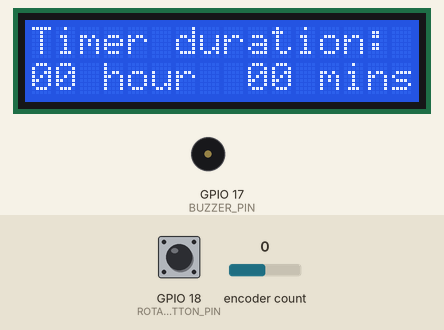
Recording of a sketch running on a simulated ESP32. On the bench: 16×2 character LCD, buzzer (waves = sounding, pin HIGH). The test bench sets the inputs (shaded band); at power-on: encoder count 0, GPIO 18 (ROTARY_ENCODER_BUTTON_PIN) HIGH.

Above: at 1.2 s.
1.3 s: encoder count set to 1
At 2.5 s:
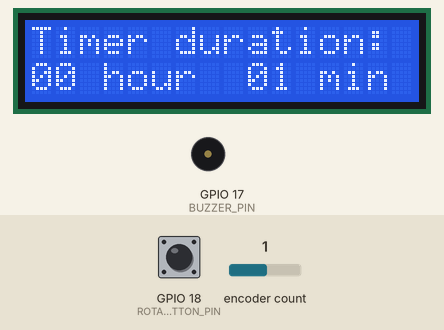
2.8 s: encoder count set to 2
At 3.8 s:
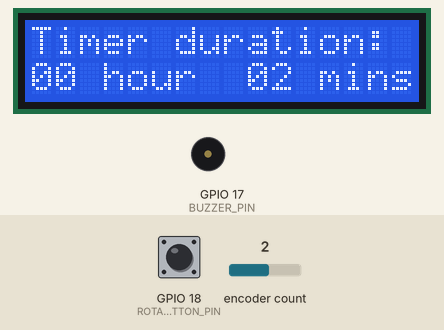
4.3 s: encoder count set to 3
At 4.9 s:
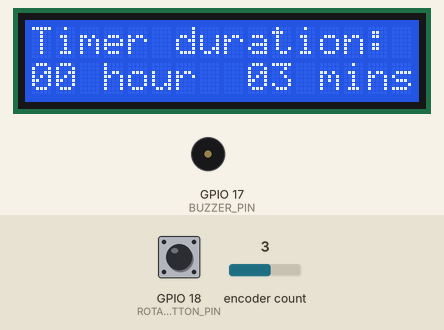
5.8 s: GPIO 18 (ROTARY_ENCODER_BUTTON_PIN) pulsed LOW 5 times (0.12 s each, 0.3 s apart)
At 7.8 s:
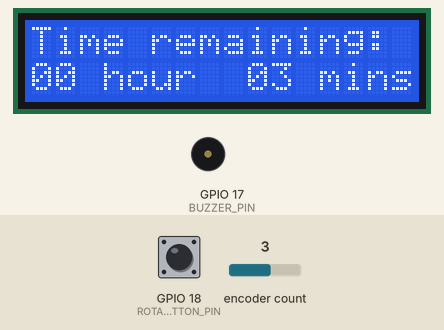
Timing chart, 0 to 9.3 s (numbered marks = the images above; inputs shaded):
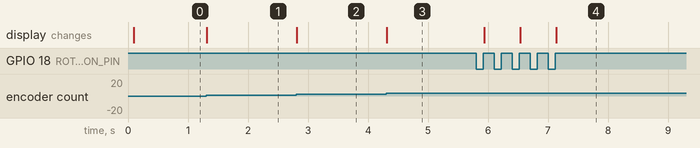

Measured:
- after the input at 1.3 s, the display: changes at once (image 1)
- after the input at 2.8 s, the display: changes at once (image 2)
- after the input at 4.3 s, the display: changes at once (image 3)
- after the input at 5.8 s, the display: changes after 0.14 s (image 4)

The sketch:

sketch_jul11a.ino
```cpp
// For display
#include <LiquidCrystal_I2C.h>
// For Rotary Encoder
#include "AiEsp32RotaryEncoder.h"
#include "Arduino.h"
#include <arduino-timer.h>

// Rotary encoder defines
#define ROTARY_ENCODER_A_PIN 19
#define ROTARY_ENCODER_B_PIN 16
#define ROTARY_ENCODER_BUTTON_PIN 18
#define ROTARY_ENCODER_VCC_PIN -1
#define ROTARY_ENCODER_STEPS 4

// System states
#define WAITING 0
#define COUNTING 1
#define PAUSED 2
#define BUZZING 3

// Buzzer pin
#define BUZZER_PIN 17
#define CHANNEL 0

// Globals
auto timer = timer_create_default();

// System states
int state           = WAITING;
int hours           = 0;
int minutes         = 0;
int seconds         = 60;
int rotary_input    = 0;
int time_changed    = true;
bool new_text       = true;
bool button_pressed = false;
static unsigned long lastTimePressed = 0;  // for debouncing

LiquidCrystal_I2C lcd(0x27, 16, 2);  // set the LCD address to 0x3F for a 16 chars and 2 line display
AiEsp32RotaryEncoder rotaryEncoder = AiEsp32RotaryEncoder(ROTARY_ENCODER_A_PIN, ROTARY_ENCODER_B_PIN, ROTARY_ENCODER_BUTTON_PIN, ROTARY_ENCODER_VCC_PIN, ROTARY_ENCODER_STEPS);

void IRAM_ATTR readEncoderISR() {
  rotaryEncoder.readEncoder_ISR();
}

void alarm() {
  ledcWriteTone(CHANNEL, 600);  // Generate a 1000 Hz tone
  delay(1000);                  // Wait for 1 second
  ledcWriteTone(CHANNEL, 0);    // Stop the tone
  delay(1000);                  // Wait for 1 second
}

void poll_rotary_input() {
  if (rotaryEncoder.encoderChanged()) {
    time_changed = true;
    rotary_input = rotaryEncoder.readEncoder() ;
  }
}

void set_hours_minutes() {
  hours = rotary_input / 60;
  minutes = rotary_input % 60;
}

void display_waiting_message() {
  if (new_text) {
    lcd.setCursor(0, 0);
    lcd.print("Timer duration: ");
    new_text = false;
  }
  display_time();
}

void display_counting_message() {
  if (new_text) {
    lcd.setCursor(0, 0);
    lcd.print("Time remaining: ");
    new_text = false;
  }
  display_time();
}

void display_paused_message() {
  if (new_text) {
    lcd.setCursor(0, 0);
    lcd.print("Paused          ");
    new_text = false;
  }
  display_time();
}

void display_time() {
  // If the time hasn't changed, then just return
  if (!time_changed)  {
    return;
  }
  else {
    // Display hours
    lcd.setCursor(0, 1);
    if (hours == 0) {
      lcd.print("00");
      lcd.print(" hour  ");
    } else if (hours == 1) {
      lcd.print("0");
      lcd.print(hours);
      lcd.print(" hour  ");
    } else if (hours < 10) {
      lcd.print("0");
      lcd.print(hours);  // print num hours
      lcd.print(" hours ");
    } else {
      lcd.print(hours);
      lcd.print(" hours ");
    }

    // Display minutes
    if (minutes == 0) {
      lcd.print("00");
      lcd.print(" mins");
    } else if (minutes == 1) {
      lcd.print("0");
      lcd.print(minutes);
      lcd.print(" min ");
    }
    else if (minutes < 10) {
      lcd.print("0");
      lcd.print(minutes);
      lcd.print(" mins");
    } else {
      lcd.print(minutes);
      lcd.print(" mins");
    }
    // Once we've updated the time, reset the time_changed variable
    time_changed = false;
  }
}

void rotary_encoder_button_ISR() {
  if (millis() - lastTimePressed < 500) {
    return;
  }
  lastTimePressed = millis();
  button_pressed = true;
}

bool every_minute(void *) {
  time_changed = true;
  // Decrement minutes
  minutes --;
  // If there is still an hour on the clock, then decrement hours and reset
  // minute
  if (minutes <= -1 && hours > 0) {
    hours --;
    minutes = 59;
  }
  return true;
}

bool end_timer(void *) {
  state = BUZZING;
  timer.cancel();
  return false;
}

void handle_button_push() {
  if (button_pressed) {
    // If the button has been pressed, and we are in the WAITING state, and the
    // user has entered positive time, then change to the COUNTING state
    if (state == WAITING && hours + minutes > 0) {
      set_hours_minutes();  // Determine the parameters of the timer
      unsigned long millis = (hours * 60 * 60 * 1000) + (minutes * 60 * 1000);
      timer.in(millis, end_timer);

      state = COUNTING; // Change system state
      new_text = true;  // new text will need to be displayed when we change
                        // states
    } else if (state == COUNTING) {
      state = PAUSED; // If we are already counting and the button has been
      new_text = true;// pressed, change to the PAUSED state
    } else if (state == PAUSED) {
      state = COUNTING;// If we are paused and the button is pressed, change to
      new_text = true; // COUNTING state
    } else if (state == BUZZING) {
      state = WAITING; // If buzzing and the button is pressed, change
      new_text = true; // back to WAITING
    }
    // There is one small case which one of these cases address, and that is
    // the case that they press the button and there is no time on the clock.
    // In that case, we do nothing, and simply wait for them to put positive
    // time on the clock.
    button_pressed = false; // After we have handled all the cases,
                            // lower the flag.
  }

}

void handle_system_state() {
  // Check system state and do what needs to be done for that state.
  if (state == WAITING) {
    // In this state we want to just wait for the user to press the button
    // for the first time after they've entered a valid input
    poll_rotary_input();
    // and update the screen according to the time
    set_hours_minutes();
    display_waiting_message();
  } else if (state == COUNTING) {
    // If we are in the counting state, then we simply want to advance the timer
    timer.tick();
    // and update the screen
    display_counting_message();
  } else if (state == PAUSED) {
    // If the timer has been paused, then we will not advance the timer, and
    // instead we do nothing but show a "Paused" message
    display_paused_message();
  } else if (state == BUZZING) {
    // If the timer is now buzzing, we will just buzz and wait for them to
    // press the button, which will reset the timer.
    alarm();  // buzz the alarm
  }
}

void setup() {
  /* For display */
  lcd.init();
  lcd.clear();
  lcd.backlight();  // Make sure backlight is on

  /* For rotary encoder */
  Serial.begin(115200);

  //we must initialize rotary encoder
  rotaryEncoder.begin();
  rotaryEncoder.setup(readEncoderISR);
  //set boundaries and if values should cycle or not
  bool circleValues = false;
  // Max value will be 1439 because max time setting will be 23 hours and 59 minutes,
  // which is 1439 minutes
  rotaryEncoder.setBoundaries(0, 1439, circleValues);  //minValue, maxValue, circleValues true|false (when max go to min and vice versa)

  //rotaryEncoder.disableAcceleration(); //acceleration is now enabled by default - disable if you dont need it
  rotaryEncoder.setAcceleration(250);  //or set the value - larger number = more accelearation; 0 or 1 means disabled acceleration

  // Set up buzzer
  ledcSetup(CHANNEL, 5000, 8);         // Setup LEDC channel with a frequency of 5000Hz and 8-bit resolution
  ledcAttachPin(BUZZER_PIN, CHANNEL);  // Attach the buzzer pin to the LEDC channel

  // Enable interrupt for rotary encoder button
  attachInterrupt(ROTARY_ENCODER_BUTTON_PIN, rotary_encoder_button_ISR, RISING);

  // Setup timer
  timer.every(60000, every_minute); // update the timer every minute

  // Display opening message
  display_waiting_message();
}

void loop() {
  handle_button_push();
  handle_system_state();
}
```
